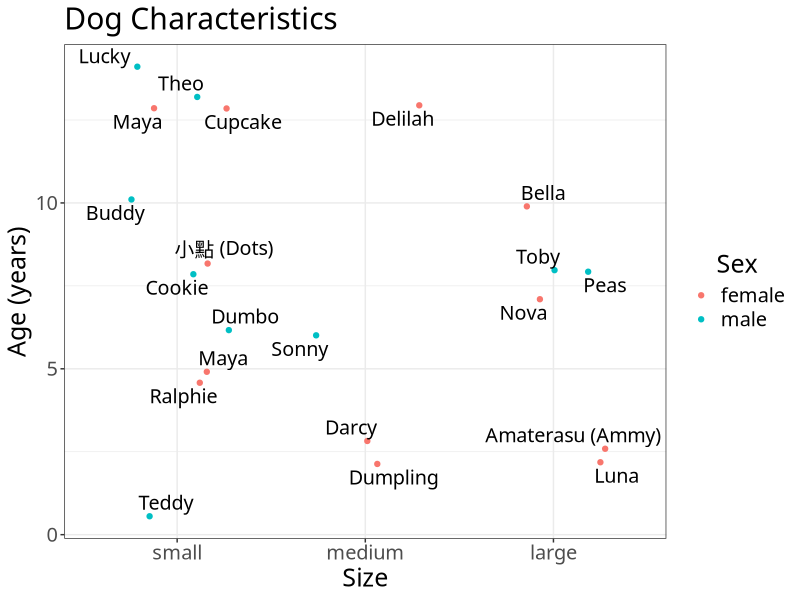

Here is the R script that generated this plot:
## ---- chunk 1
knitr::opts_chunk$set(echo = TRUE)
## ---- chunk 2
library(tidyverse)
library(knitr)
library(ggrepel)
## ---- chunk 3
dogs <- read_csv("dogs/dogs.csv", 
                 col_types = cols(col_character(),
                                  col_character(), 
                                  col_factor(),
                                  col_factor(),
                                  col_double()))
dogs$Size <- fct_relevel(dogs$Size, "small")

## ---- chunk 4
kable(dogs)
## ---- chunk 5
dogs %>%
  filter(Name == "Dumpling") %>%
  kable()
## ---- chunk 6
dogs %>%
  filter(Name == "Cupcake") %>%
  kable()
## ---- chunk 7
dogs %>%
  filter(Name == "Bella") %>%
  kable()
## ---- chunk 8
dogs %>%
  filter(Name == "Nova") %>%
  kable()
## ---- chunk 9
dogs %>%
  filter(Name == "Peas") %>%
  kable()
## ---- chunk 10
dogs %>%
  filter(Name == "Delilah") %>%
  kable()
## ---- chunk 11
dogs %>%
  filter(Name == "Dumbo") %>%
  kable()
## ---- chunk 12
dogs %>%
  filter(Name == "Maya", `Age (years)` == 5) %>%
  kable()
## ---- chunk 13
dogs %>%
  filter(Name == "Toby") %>%
  kable()
## ---- chunk 14
dogs %>%
  filter(Name == "Sonny") %>%
  kable()
## ---- chunk 15
dogs %>%
  filter(Name == "Cookie") %>%
  kable()
## ---- chunk 16
dogs %>%
  filter(Name == "Luna") %>%
  kable()
## ---- chunk 17
dogs %>%
  filter(Name == "Buddy") %>%
  kable()
## ---- chunk 18
dogs %>%
  filter(Name == "Maya", `Age (years)` == 13) %>%
  kable()
## ---- chunk 19
dogs %>%
  filter(Name == "小點 (Dots)") %>%
  kable()
## ---- chunk 20
dogs %>%
  filter(Name == "Teddy") %>%
  kable()
## ---- chunk 21
dogs %>%
  filter(Name == "Darcy") %>%
  kable()
## ---- chunk 22
dogs %>%
  filter(Name == "Theo") %>%
  kable()
## ---- chunk 23
dogs %>%
  filter(Name == "Lucky") %>%
  kable()
## ---- chunk 24
dogs %>%
  filter(Name == "ralphie") %>%
  kable()
## ---- chunk 25
dogs %>%
  filter(Name == "Amaterasu (Ammy)") %>%
  kable()
## ---- chunk 26
dogs %>%
  ggplot(aes(x=Size, y=`Age (years)`, colour = Sex)) +
  geom_jitter(position = position_jitter(width = 0.3, 
                                         seed = 6)) + 
  geom_text_repel(aes(label=Name), 
                  position = position_jitter(width = 0.3, 
                                             seed = 6), 
                  show.legend = FALSE, 
                  colour = "black",
                  family = "STFangsong",
                  size = 5) +
  labs(y = "Age (years)",
       x = "Size",
       title = "Dog Characteristics") +
  theme_bw() +
  theme(text = element_text(size = 18, 
                            family = "STFangsong"),
        legend.title.align = 0.5)
